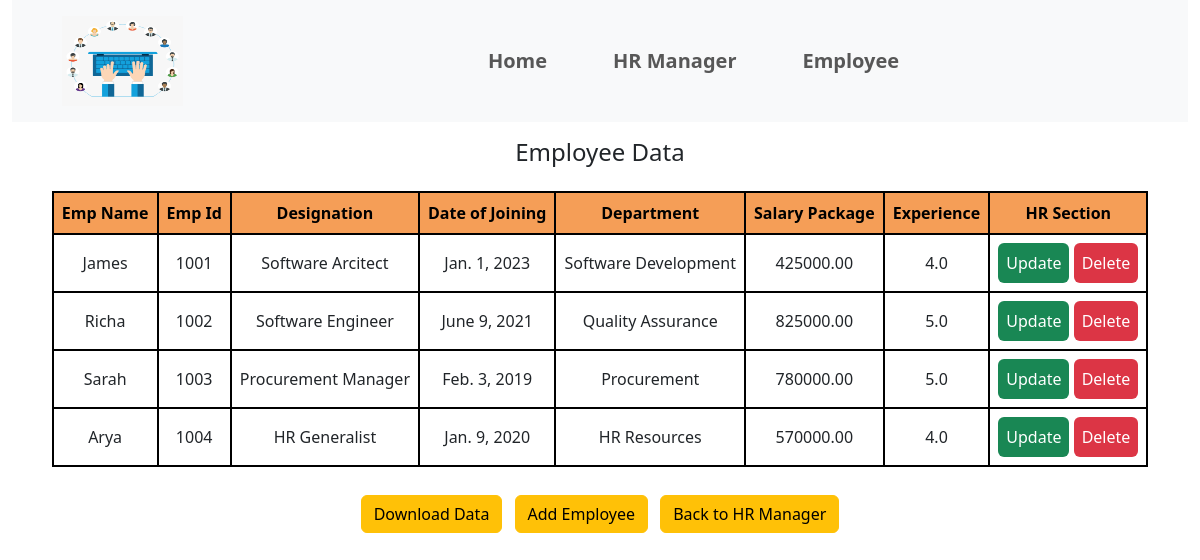
The app's page /empdata/ with its own data.
### app/models.py (models this page shows)
class Employee(models.Model):
    Emp_Name=models.CharField(max_length=20)
    Emp_Id=models.IntegerField()
    Designation=models.CharField(max_length=20)
    Date_of_Joining=models.DateField()
    Department=models.CharField(max_length=25)
    Salary_Package=models.DecimalField(max_digits=10, decimal_places=2)
    Experience=models.FloatField()

### app/views.py (the view)
# urls.py: path('empdata/',views.empdata),
def empdata(request):
	e=Employee.objects.all()
	return render(request,'app/empdata.html',{'e':e})

### app/middle.py (called while the page is built)
    def __call__(self,request):
        response = self.get_response(request)
        return response

### templates/app/empdata.html
{%extends 'app/home.html'%}
{%load static%}
{%block body_block%}
<center>
<h4 class="p-3">Employee Data</h4>
<table class="viewdata">
	<thead>
		<th>Emp Name</th>
		<th>Emp Id</th>
		<th>Designation</th>
		<th>Date of Joining</th>
		<th>Department</th>
		<th>Salary Package</th>
		<th>Experience</th>
		<th>HR Section</th>
	</thead>
	{%for i in e%}
	<tr>
		<td>{{i.Emp_Name}}</td>
		<td>{{i.Emp_Id}}</td>
		<td>{{i.Designation}}</td>
		<td>{{i.Date_of_Joining}}</td>
		<td>{{i.Department}}</td>
		<td>{{i.Salary_Package}}</td>
		<td>{{i.Experience}}</td>
		<td><a href="/update/{{i.id}}"><button class="btn btn-success text-white border-0 p-2">Update</button></a>
		<a href="/delete/{{i.id}}"><button class="btn btn-danger text-white border-0 p-2">Delete</button></a></td>
	</tr>
	{%endfor%}
</table>
<div class="py-4">
<a href="/data"><button class="btn btn-warning m-1">Download Data</button></a>
<a href="/addemp"><button class="btn btn-warning m-1">Add Employee</button></a>
<a href="/manager"><button class="btn btn-warning m-1">Back to HR Manager</button></a>
</div>
</center>
{%endblock%}

### templates/app/home.html (shortened to what this page needs)
{%load static%}
<!DOCTYPE html>
<html>
<head>
	<link href="https://cdn.jsdelivr.net/npm/bootstrap@5.3.3/dist/css/bootstrap.min.css" rel="stylesheet">
	<link rel="stylesheet" type="text/css" href="{%static 'css/style.css'%}">
</head>
<body>
      <div class="container-fluid">
        <nav class="navbar navbar-expand-sm bg-body-tertiary ">
          <div class="navbar-brand py-2">
            <img src="{%static 'images/logo.png'%}" alt="">
          </div>
          <div id="mynav" class="collapse navbar-collapse justify-content-center">
            <ul class="navbar-nav">
              <li class="nav-item">
                <a class="nav-link" href="/home">Home</a>
              </li>
              <li class="nav-item">
                <a class="nav-link" href="/manager">HR Manager</a>
              </li>
              <li class="nav-item">
                <a class="nav-link" href="/employee">Employee</a>
              </li>
            </ul>
          </div>
      </nav>
      </div>
      {%block body_block%}{%endblock%}
</body>
</html>

### static/css/style.css (style rules this page uses)
* { box-sizing: border-box; margin: 0; }
.navbar-brand { padding-left: 50px; }
.navbar-brand img { width: 121px; height: 90px; }
.navbar-nav .nav-item .nav-link { margin: 25px; font-size: 20px; font-weight: 600; }
table { border-collapse: collapse; }
th { border: 2px solid black; padding: 8px; text-align: center; background-color: rgb(245, 158, 87); color: black; }
td { border: 2px solid black; padding: 8px; text-align: center; }

### records on screen
Employee: Emp_Name "James", Emp_Id "1001", Designation "Software Arcitect", Date_of_Joining "Jan. 1, 2023", Department "Software Development", Salary_Package "425000.00", Experience "4.0"
Employee: Emp_Name "Richa", Emp_Id "1002", Designation "Software Engineer", Date_of_Joining "June 9, 2021", Department "Quality Assurance", Salary_Package "825000.00", Experience "5.0"
Employee: Emp_Name "Sarah", Emp_Id "1003", Designation "Procurement Manager", Date_of_Joining "Feb. 3, 2019", Department "Procurement", Salary_Package "780000.00", Experience "5.0"
Employee: Emp_Name "Arya", Emp_Id "1004", Designation "HR Generalist", Date_of_Joining "Jan. 9, 2020", Department "HR Resources", Salary_Package "570000.00", Experience "4.0"
